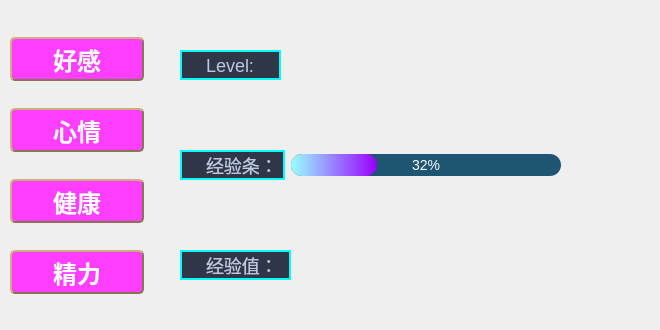
<?xml version="1.0" encoding="UTF-8"?>
<ui version="4.0">
 <class>SetInter</class>
 <widget class="QWidget" name="SetInter">
  <property name="geometry">
   <rect>
    <x>0</x>
    <y>0</y>
    <width>660</width>
    <height>330</height>
   </rect>
  </property>
  <property name="windowTitle">
   <string>Form</string>
  </property>
  <property name="windowIcon">
   <iconset resource="../resources/resources.qrc">
    <normaloff>:/icon/icon_anchor.png</normaloff>:/icon/icon_anchor.png</iconset>
  </property>
  <widget class="QWidget" name="layoutWidget">
   <property name="geometry">
    <rect>
     <x>10</x>
     <y>10</y>
     <width>631</width>
     <height>311</height>
    </rect>
   </property>
   <layout class="QHBoxLayout" name="horizontalLayout">
    <item>
     <layout class="QVBoxLayout" name="verticalLayout" stretch="1,1,1,1">
      <property name="spacing">
       <number>0</number>
      </property>
      <property name="sizeConstraint">
       <enum>QLayout::SetDefaultConstraint</enum>
      </property>
      <property name="leftMargin">
       <number>0</number>
      </property>
      <property name="topMargin">
       <number>0</number>
      </property>
      <property name="bottomMargin">
       <number>0</number>
      </property>
      <item>
       <widget class="QPushButton" name="favorPushButton">
        <property name="cursor">
         <cursorShape>PointingHandCursor</cursorShape>
        </property>
        <property name="styleSheet">
         <string notr="true">QPushButton
{
	background-color: #FF3EFF; /*背景色*/ 
	border-style: outset;
	border-width: 2px;
	border-radius:5px; /*边界圆滑*/
	border-color: #8B7355;
	font: bold 14px;
	min-width:2em;
	color:white; /*字体颜色*/
	font-family:华文新魏;
	padding: 5px;
}
 
QPushButton:hover
{
	background-color: rgb(199, 21, 133);
}
 
QPushButton:pressed
{
	background-color: #FFB3FF; /*伪状态经过时背景色*/ 
	border-style: inset;
}
QPushButton:!enabled{
	background-color: rgb(100, 100, 100);
	border-style: inset;
}
QPushButton {
    width: 120px; /* 设置按钮宽度为 150 像素 */
    height: 30px; /* 设置按钮高度为 40 像素 */
}
QPushButton {
    font-size: 24px; /* 设置按钮文字的字体大小为 16 像素 */
}</string>
        </property>
        <property name="text">
         <string>好感</string>
        </property>
       </widget>
      </item>
      <item>
       <widget class="QPushButton" name="moodPushButton">
        <property name="cursor">
         <cursorShape>PointingHandCursor</cursorShape>
        </property>
        <property name="styleSheet">
         <string notr="true">QPushButton
{
	background-color: #FF3EFF; /*背景色*/ 
	border-style: outset;
	border-width: 2px;
	border-radius:5px; /*边界圆滑*/
	border-color: #8B7355;
	font: bold 14px;
	min-width:2em;
	color:white; /*字体颜色*/
	font-family:华文新魏;
	padding: 5px;
}
 
QPushButton:hover
{
	background-color: rgb(199, 21, 133);
}
 
QPushButton:pressed
{
	background-color: #FFB3FF; /*伪状态经过时背景色*/ 
	border-style: inset;
}
QPushButton:!enabled{
	background-color: rgb(100, 100, 100);
	border-style: inset;
}
QPushButton {
    width: 120px; /* 设置按钮宽度为 150 像素 */
    height: 30px; /* 设置按钮高度为 40 像素 */
}
QPushButton {
    font-size: 24px; /* 设置按钮文字的字体大小为 16 像素 */
}</string>
        </property>
        <property name="text">
         <string>心情</string>
        </property>
       </widget>
      </item>
      <item>
       <widget class="QPushButton" name="healthyPushButton">
        <property name="cursor">
         <cursorShape>PointingHandCursor</cursorShape>
        </property>
        <property name="styleSheet">
         <string notr="true">QPushButton
{
	background-color: #FF3EFF; /*背景色*/ 
	border-style: outset;
	border-width: 2px;
	border-radius:5px; /*边界圆滑*/
	border-color: #8B7355;
	font: bold 14px;
	min-width:2em;
	color:white; /*字体颜色*/
	font-family:华文新魏;
	padding: 5px;
}
 
QPushButton:hover
{
	background-color: rgb(199, 21, 133);
}
 
QPushButton:pressed
{
	background-color: #FFB3FF; /*伪状态经过时背景色*/ 
	border-style: inset;
}
QPushButton:!enabled{
	background-color: rgb(100, 100, 100);
	border-style: inset;
}
QPushButton {
    width: 120px; /* 设置按钮宽度为 150 像素 */
    height: 30px; /* 设置按钮高度为 40 像素 */
}
QPushButton {
    font-size: 24px; /* 设置按钮文字的字体大小为 16 像素 */
}</string>
        </property>
        <property name="text">
         <string>健康</string>
        </property>
       </widget>
      </item>
      <item>
       <widget class="QPushButton" name="energyPushButton">
        <property name="cursor">
         <cursorShape>PointingHandCursor</cursorShape>
        </property>
        <property name="styleSheet">
         <string notr="true">QPushButton
{
	background-color: #FF3EFF; /*背景色*/ 
	border-style: outset;
	border-width: 2px;
	border-radius:5px; /*边界圆滑*/
	border-color: #8B7355;
	font: bold 14px;
	min-width:2em;
	color:white; /*字体颜色*/
	font-family:华文新魏;
	padding: 5px;
}
 
QPushButton:hover
{
	background-color: rgb(199, 21, 133);
}
 
QPushButton:pressed
{
	background-color: #FFB3FF; /*伪状态经过时背景色*/ 
	border-style: inset;
}
QPushButton:!enabled{
	background-color: rgb(100, 100, 100);
	border-style: inset;
}
QPushButton {
    width: 120px; /* 设置按钮宽度为 150 像素 */
    height: 30px; /* 设置按钮高度为 40 像素 */
}
QPushButton {
    font-size: 24px; /* 设置按钮文字的字体大小为 16 像素 */
}</string>
        </property>
        <property name="text">
         <string>精力</string>
        </property>
       </widget>
      </item>
     </layout>
    </item>
    <item>
     <widget class="QStackedWidget" name="stackedWidget">
      <property name="currentIndex">
       <number>0</number>
      </property>
      <widget class="QWidget" name="favorPage">
       <widget class="QWidget" name="layoutWidget">
        <property name="geometry">
         <rect>
          <x>30</x>
          <y>140</y>
          <width>381</width>
          <height>30</height>
         </rect>
        </property>
        <layout class="QHBoxLayout" name="horizontalLayout_2">
         <item>
          <widget class="QLabel" name="experienceLabel">
           <property name="styleSheet">
            <string notr="true">QLabel {
    font-family: &quot;Microsoft YaHei&quot;;
    font-size: 18px;
    color: #BDC8E2;
    font-style: normal;
    font-weight: normal;

    border-style: solid;
    border-width: 2px;
    border-color: aqua;
    border-radius: 20px;

    padding-left: 20px;
    padding-top: 0px;

    background-color: #2E3648;
    background-image: url(&quot;./image.png&quot;);
    background-repeat: no-repeat;
    background-position: left center;
}
</string>
           </property>
           <property name="text">
            <string>经验条：</string>
           </property>
          </widget>
         </item>
         <item>
          <widget class="QProgressBar" name="experienceProgressBar">
           <property name="styleSheet">
            <string notr="true">QProgressBar{
height:22px; 
text-align:center; 
font-size:14px;
color:white; 
border-radius:11px; 
background:#1D5573;
}
QProgressBar::chunk{
border-radius:11px;
background:qlineargradient(spread:pad,x1:0,y1:0,x2:1,y2:0,stop:0 #99ffff,stop:1 #9900ff);}
</string>
           </property>
           <property name="value">
            <number>32</number>
           </property>
          </widget>
         </item>
        </layout>
       </widget>
       <widget class="QWidget" name="layoutWidget">
        <property name="geometry">
         <rect>
          <x>30</x>
          <y>40</y>
          <width>101</width>
          <height>30</height>
         </rect>
        </property>
        <layout class="QHBoxLayout" name="horizontalLayout_3">
         <item>
          <widget class="QLabel" name="levelLabel">
           <property name="styleSheet">
            <string notr="true">QLabel {
    font-family: &quot;Microsoft YaHei&quot;;
    font-size: 18px;
    color: #BDC8E2;
    font-style: normal;
    font-weight: normal;

    border-style: solid;
    border-width: 2px;
    border-color: aqua;
    border-radius: 20px;

    padding-left: 20px;
    padding-top: 0px;

    background-color: #2E3648;
    background-image: url(&quot;./image.png&quot;);
    background-repeat: no-repeat;
    background-position: left center;
}
</string>
           </property>
           <property name="text">
            <string>Level:</string>
           </property>
          </widget>
         </item>
        </layout>
       </widget>
       <widget class="QWidget" name="layoutWidget">
        <property name="geometry">
         <rect>
          <x>30</x>
          <y>240</y>
          <width>111</width>
          <height>30</height>
         </rect>
        </property>
        <layout class="QHBoxLayout" name="horizontalLayout_4">
         <item>
          <widget class="QLabel" name="experienceValueLabel">
           <property name="styleSheet">
            <string notr="true">QLabel {
    font-family: &quot;Microsoft YaHei&quot;;
    font-size: 18px;
    color: #BDC8E2;
    font-style: normal;
    font-weight: normal;

    border-style: solid;
    border-width: 2px;
    border-color: aqua;
    border-radius: 20px;

    padding-left: 20px;
    padding-top: 0px;

    background-color: #2E3648;
    background-image: url(&quot;./image.png&quot;);
    background-repeat: no-repeat;
    background-position: left center;
}
</string>
           </property>
           <property name="text">
            <string>经验值：</string>
           </property>
          </widget>
         </item>
        </layout>
       </widget>
      </widget>
      <widget class="QWidget" name="healthyPage">
       <widget class="QWidget" name="layoutWidget">
        <property name="geometry">
         <rect>
          <x>10</x>
          <y>50</y>
          <width>161</width>
          <height>30</height>
         </rect>
        </property>
        <layout class="QHBoxLayout" name="horizontalLayout_8">
         <item>
          <widget class="QLabel" name="healthyStateLabel">
           <property name="styleSheet">
            <string notr="true">QLabel {
    font-family: &quot;Microsoft YaHei&quot;;
    font-size: 18px;
    color: #BDC8E2;
    font-style: normal;
    font-weight: normal;

    border-style: solid;
    border-width: 2px;
    border-color: aqua;
    border-radius: 20px;

    padding-left: 20px;
    padding-top: 0px;

    background-color: #2E3648;
    background-image: url(&quot;./image.png&quot;);
    background-repeat: no-repeat;
    background-position: left center;
}
</string>
           </property>
           <property name="text">
            <string>状态：</string>
           </property>
          </widget>
         </item>
        </layout>
       </widget>
       <widget class="QWidget" name="layoutWidget">
        <property name="geometry">
         <rect>
          <x>10</x>
          <y>140</y>
          <width>161</width>
          <height>30</height>
         </rect>
        </property>
        <layout class="QHBoxLayout" name="horizontalLayout_9">
         <item>
          <widget class="QLabel" name="isMedicineLabel">
           <property name="styleSheet">
            <string notr="true">QLabel {
    font-family: &quot;Microsoft YaHei&quot;;
    font-size: 18px;
    color: #BDC8E2;
    font-style: normal;
    font-weight: normal;

    border-style: solid;
    border-width: 2px;
    border-color: aqua;
    border-radius: 20px;

    padding-left: 20px;
    padding-top: 0px;

    background-color: #2E3648;
    background-image: url(&quot;./image.png&quot;);
    background-repeat: no-repeat;
    background-position: left center;
}
</string>
           </property>
           <property name="text">
            <string>是否吃药：</string>
           </property>
          </widget>
         </item>
        </layout>
       </widget>
       <widget class="QWidget" name="layoutWidget">
        <property name="geometry">
         <rect>
          <x>10</x>
          <y>240</y>
          <width>161</width>
          <height>30</height>
         </rect>
        </property>
        <layout class="QHBoxLayout" name="horizontalLayout_10">
         <item>
          <widget class="QLabel" name="goodTime">
           <property name="styleSheet">
            <string notr="true">QLabel {
    font-family: &quot;Microsoft YaHei&quot;;
    font-size: 18px;
    color: #BDC8E2;
    font-style: normal;
    font-weight: normal;

    border-style: solid;
    border-width: 2px;
    border-color: aqua;
    border-radius: 20px;

    padding-left: 20px;
    padding-top: 0px;

    background-color: #2E3648;
    background-image: url(&quot;./image.png&quot;);
    background-repeat: no-repeat;
    background-position: left center;
}
</string>
           </property>
           <property name="text">
            <string>生病好转时间：</string>
           </property>
          </widget>
         </item>
        </layout>
       </widget>
      </widget>
      <widget class="QWidget" name="energyPage">
       <widget class="QWidget" name="layoutWidget">
        <property name="geometry">
         <rect>
          <x>30</x>
          <y>130</y>
          <width>89</width>
          <height>30</height>
         </rect>
        </property>
        <layout class="QHBoxLayout" name="horizontalLayout_6">
         <item>
          <widget class="QLabel" name="showEnergyState">
           <property name="styleSheet">
            <string notr="true">QLabel {
    font-family: &quot;Microsoft YaHei&quot;;
    font-size: 18px;
    color: #BDC8E2;
    font-style: normal;
    font-weight: normal;

    border-style: solid;
    border-width: 2px;
    border-color: aqua;
    border-radius: 20px;

    padding-left: 20px;
    padding-top: 0px;

    background-color: #2E3648;
    background-image: url(&quot;./image.png&quot;);
    background-repeat: no-repeat;
    background-position: left center;
}
</string>
           </property>
           <property name="text">
            <string>状态：</string>
           </property>
          </widget>
         </item>
        </layout>
       </widget>
       <widget class="QWidget" name="layoutWidget">
        <property name="geometry">
         <rect>
          <x>30</x>
          <y>220</y>
          <width>87</width>
          <height>30</height>
         </rect>
        </property>
        <layout class="QHBoxLayout" name="horizontalLayout_5">
         <item>
          <widget class="QLabel" name="showBuffLabel">
           <property name="styleSheet">
            <string notr="true">QLabel {
    font-family: &quot;Microsoft YaHei&quot;;
    font-size: 18px;
    color: #BDC8E2;
    font-style: normal;
    font-weight: normal;

    border-style: solid;
    border-width: 2px;
    border-color: aqua;
    border-radius: 20px;

    padding-left: 20px;
    padding-top: 0px;

    background-color: #2E3648;
    background-image: url(&quot;./image.png&quot;);
    background-repeat: no-repeat;
    background-position: left center;
}
</string>
           </property>
           <property name="text">
            <string>Buff：</string>
           </property>
          </widget>
         </item>
        </layout>
       </widget>
       <widget class="QWidget" name="layoutWidget">
        <property name="geometry">
         <rect>
          <x>30</x>
          <y>40</y>
          <width>421</width>
          <height>30</height>
         </rect>
        </property>
        <layout class="QHBoxLayout" name="horizontalLayout_7">
         <item>
          <widget class="QLabel" name="showEnergyLabel">
           <property name="styleSheet">
            <string notr="true">QLabel {
    font-family: &quot;Microsoft YaHei&quot;;
    font-size: 18px;
    color: #BDC8E2;
    font-style: normal;
    font-weight: normal;

    border-style: solid;
    border-width: 2px;
    border-color: aqua;
    border-radius: 20px;

    padding-left: 20px;
    padding-top: 0px;

    background-color: #2E3648;
    background-image: url(&quot;./image.png&quot;);
    background-repeat: no-repeat;
    background-position: left center;
}
</string>
           </property>
           <property name="text">
            <string>精力：</string>
           </property>
          </widget>
         </item>
         <item>
          <widget class="QProgressBar" name="energyProgressBar">
           <property name="styleSheet">
            <string notr="true">QProgressBar{
height:22px; 
text-align:center; 
font-size:14px;
color:white; 
border-radius:11px; 
background:#1D5573;
}
QProgressBar::chunk{
border-radius:11px;
background:qlineargradient(spread:pad,x1:0,y1:0,x2:1,y2:0,stop:0 #99ffff,stop:1 #9900ff);}
</string>
           </property>
           <property name="value">
            <number>50</number>
           </property>
          </widget>
         </item>
        </layout>
       </widget>
      </widget>
      <widget class="QWidget" name="moodPage">
       <widget class="QWidget" name="layoutWidget">
        <property name="geometry">
         <rect>
          <x>20</x>
          <y>60</y>
          <width>121</width>
          <height>30</height>
         </rect>
        </property>
        <layout class="QHBoxLayout" name="horizontalLayout_11">
         <item>
          <widget class="QLabel" name="label_4">
           <property name="styleSheet">
            <string notr="true">QLabel {
    font-family: &quot;Microsoft YaHei&quot;;
    font-size: 18px;
    color: #BDC8E2;
    font-style: normal;
    font-weight: normal;

    border-style: solid;
    border-width: 2px;
    border-color: aqua;
    border-radius: 20px;

    padding-left: 20px;
    padding-top: 0px;

    background-color: #2E3648;
    background-image: url(&quot;./image.png&quot;);
    background-repeat: no-repeat;
    background-position: left center;
}
</string>
           </property>
           <property name="text">
            <string>心情值：</string>
           </property>
          </widget>
         </item>
        </layout>
       </widget>
       <widget class="QWidget" name="layoutWidget">
        <property name="geometry">
         <rect>
          <x>20</x>
          <y>140</y>
          <width>125</width>
          <height>30</height>
         </rect>
        </property>
        <layout class="QHBoxLayout" name="horizontalLayout_12">
         <item>
          <widget class="QLabel" name="label">
           <property name="styleSheet">
            <string notr="true">QLabel {
    font-family: &quot;Microsoft YaHei&quot;;
    font-size: 18px;
    color: #BDC8E2;
    font-style: normal;
    font-weight: normal;

    border-style: solid;
    border-width: 2px;
    border-color: aqua;
    border-radius: 20px;

    padding-left: 20px;
    padding-top: 0px;

    background-color: #2E3648;
    background-image: url(&quot;./image.png&quot;);
    background-repeat: no-repeat;
    background-position: left center;
}
</string>
           </property>
           <property name="text">
            <string>心情状态：</string>
           </property>
          </widget>
         </item>
        </layout>
       </widget>
       <widget class="QWidget" name="layoutWidget">
        <property name="geometry">
         <rect>
          <x>20</x>
          <y>230</y>
          <width>124</width>
          <height>30</height>
         </rect>
        </property>
        <layout class="QHBoxLayout" name="horizontalLayout_13">
         <item>
          <widget class="QLabel" name="label_3">
           <property name="styleSheet">
            <string notr="true">QLabel {
    font-family: &quot;Microsoft YaHei&quot;;
    font-size: 18px;
    color: #BDC8E2;
    font-style: normal;
    font-weight: normal;

    border-style: solid;
    border-width: 2px;
    border-color: aqua;
    border-radius: 20px;

    padding-left: 20px;
    padding-top: 0px;

    background-color: #2E3648;
    background-image: url(&quot;./image.png&quot;);
    background-repeat: no-repeat;
    background-position: left center;
}
</string>
           </property>
           <property name="text">
            <string>心情Buff：</string>
           </property>
          </widget>
         </item>
        </layout>
       </widget>
      </widget>
     </widget>
    </item>
   </layout>
  </widget>
 </widget>
 <resources>
  <include location="../resources/resources.qrc"/>
 </resources>
 <connections/>
</ui>
